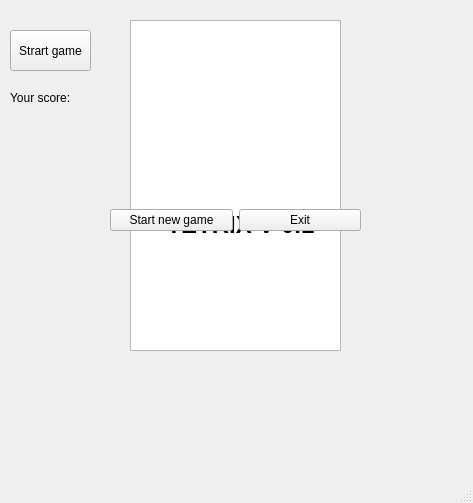
<?xml version="1.0" encoding="UTF-8"?>
<ui version="4.0">
 <class>MainWindow</class>
 <widget class="QMainWindow" name="MainWindow">
  <property name="enabled">
   <bool>true</bool>
  </property>
  <property name="geometry">
   <rect>
    <x>0</x>
    <y>0</y>
    <width>473</width>
    <height>503</height>
   </rect>
  </property>
  <property name="windowTitle">
   <string>Tetrix</string>
  </property>
  <widget class="QWidget" name="centralwidget">
   <widget class="QPushButton" name="pushButton">
    <property name="enabled">
     <bool>true</bool>
    </property>
    <property name="geometry">
     <rect>
      <x>10</x>
      <y>30</y>
      <width>81</width>
      <height>41</height>
     </rect>
    </property>
    <property name="text">
     <string>Strart game</string>
    </property>
   </widget>
   <widget class="QTableWidget" name="tableWidget">
    <property name="enabled">
     <bool>true</bool>
    </property>
    <property name="geometry">
     <rect>
      <x>130</x>
      <y>20</y>
      <width>211</width>
      <height>331</height>
     </rect>
    </property>
    <property name="cursor" stdset="0">
     <cursorShape>ArrowCursor</cursorShape>
    </property>
    <property name="verticalScrollBarPolicy">
     <enum>Qt::ScrollBarAlwaysOff</enum>
    </property>
    <property name="horizontalScrollBarPolicy">
     <enum>Qt::ScrollBarAlwaysOff</enum>
    </property>
    <property name="autoScroll">
     <bool>false</bool>
    </property>
    <property name="editTriggers">
     <set>QAbstractItemView::NoEditTriggers</set>
    </property>
    <property name="wordWrap">
     <bool>false</bool>
    </property>
    <property name="cornerButtonEnabled">
     <bool>false</bool>
    </property>
   </widget>
   <widget class="QLabel" name="label">
    <property name="enabled">
     <bool>true</bool>
    </property>
    <property name="geometry">
     <rect>
      <x>140</x>
      <y>160</y>
      <width>201</width>
      <height>131</height>
     </rect>
    </property>
    <property name="text">
     <string>&lt;html&gt;&lt;head/&gt;&lt;body&gt;&lt;p align=&quot;center&quot;&gt;&lt;span style=&quot; font-size:18pt; font-weight:700;&quot;&gt;TETRIX V 0.1&lt;/span&gt;&lt;/p&gt;&lt;/body&gt;&lt;/html&gt;</string>
    </property>
   </widget>
   <widget class="QTableWidget" name="tableWidget_2">
    <property name="geometry">
     <rect>
      <x>610</x>
      <y>150</y>
      <width>121</width>
      <height>61</height>
     </rect>
    </property>
    <row>
     <property name="text">
      <string>1</string>
     </property>
    </row>
    <column>
     <property name="text">
      <string>1</string>
     </property>
    </column>
   </widget>
   <widget class="QWidget" name="verticalLayoutWidget">
    <property name="geometry">
     <rect>
      <x>110</x>
      <y>180</y>
      <width>251</width>
      <height>80</height>
     </rect>
    </property>
    <layout class="QVBoxLayout" name="verticalLayout">
     <item>
      <layout class="QHBoxLayout" name="horizontalLayout">
       <item>
        <widget class="QPushButton" name="pushButton_NewGame">
         <property name="text">
          <string>Start new game</string>
         </property>
        </widget>
       </item>
       <item>
        <widget class="QPushButton" name="pushButton_Exit">
         <property name="text">
          <string>Exit</string>
         </property>
        </widget>
       </item>
      </layout>
     </item>
    </layout>
   </widget>
   <widget class="QLabel" name="label_Score">
    <property name="geometry">
     <rect>
      <x>10</x>
      <y>80</y>
      <width>249</width>
      <height>36</height>
     </rect>
    </property>
    <property name="text">
     <string>Your score:</string>
    </property>
   </widget>
  </widget>
  <widget class="QMenuBar" name="menubar">
   <property name="geometry">
    <rect>
     <x>0</x>
     <y>0</y>
     <width>473</width>
     <height>22</height>
    </rect>
   </property>
  </widget>
  <widget class="QStatusBar" name="statusbar"/>
 </widget>
 <resources/>
 <connections/>
</ui>
